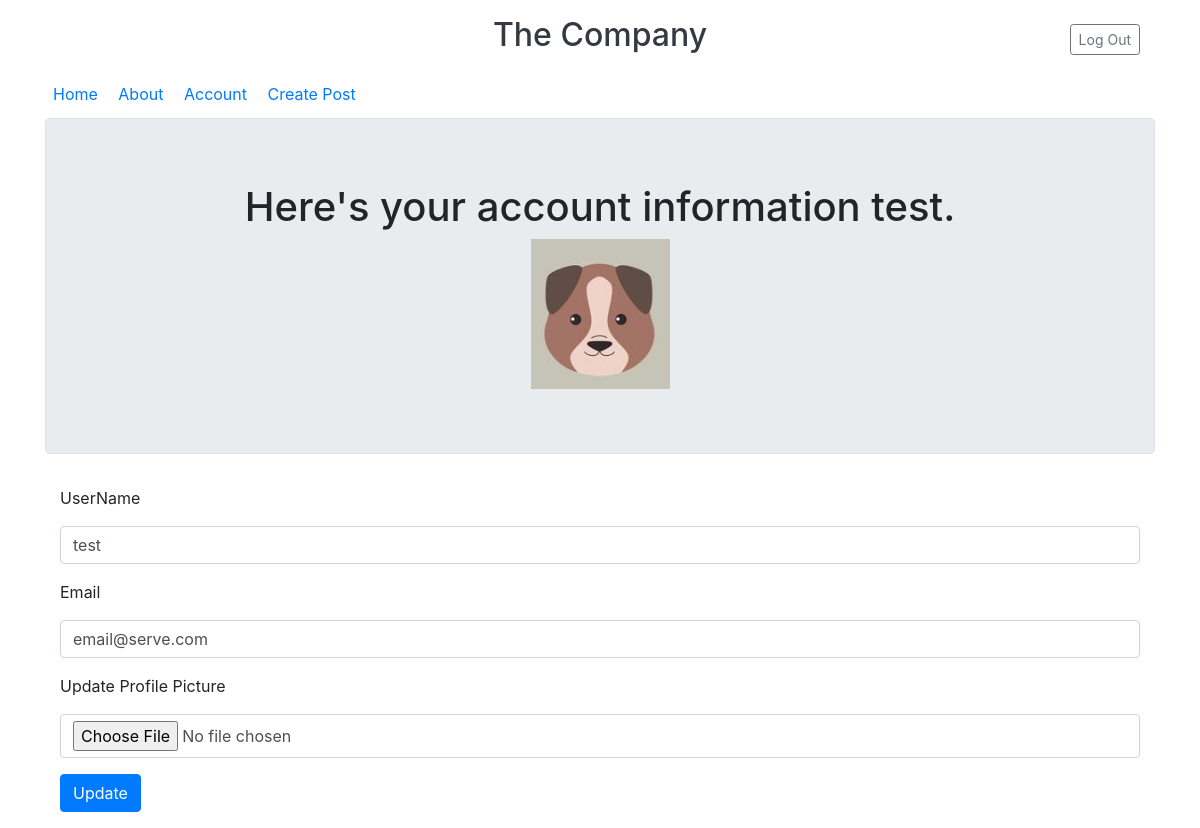
/account (signed in), run on the app's committed database.
### company_blog/models.py (models this page shows, shortened)
class User(db.Model, UserMixin):
    __tablename__ = 'users'
    id = db.Column(db.Integer, primary_key=True)
    profile_image = db.Column(db.String(128), nullable=False, default='default_profile.png')
    email = db.Column(db.String(64), unique=True, index=True)
    username = db.Column(db.String(64), unique=True, index=True)
    password_hash = db.Column(db.String(128))
    posts = db.relationship('BlogPost', backref='author', lazy=True)

### company_blog/users/views.py (the view)
@users.route('/account', methods=['GET', 'POST'])
@login_required
def account():
    form = UpdateUserForm()
    if form.validate_on_submit():
        if form.picture.data:
            username = current_user.username
            pic = add_profile_pic(form.picture.data, username)
            current_user.profile_image = pic
        current_user.username = form.username.data
        current_user.email = form.email.data
        db.session.commit()
        flash('User Account Updated!')
        return redirect(url_for('users.account'))
    elif request.method == "GET":
        form.username.data = current_user.username
        form.email.data = current_user.email
    profile_image = url_for('static', filename='profile_pics/' + current_user.profile_image)
    return render_template('account.html', profile_image = profile_image, form = form)

### company_blog/users/forms.py (shortened to what this page needs)
class UpdateUserForm(FlaskForm):
    email = StringField('Email', validators=[DataRequired(), Email()])
    username = StringField('UserName', validators=[DataRequired()])
    picture = FileField('Update Profile Picture', validators=[FileAllowed(['jpg', 'png'])])
    submit = SubmitField('Update')

### company_blog/models.py (called while the page is built)
@login_manager.user_loader
def load_user(user_id):
    return User.query.get(user_id)

### company_blog/templates/account.html (shortened to what this page needs)
{% extends "base.html" %}
{% block content %}
<div class="border jumbotron">
  <div align='center'>
    <h1>Here's your account information {{current_user.username}}.</h1>
    <img align='center' src="{{url_for('static', filename='profile_pics/' + current_user.profile_image)}}">
  </div>
</div>
<div class="container">
  <form method="POST" action-"" enctype="multipart/form-data">
    <div class="form-group">
      {{form.username.label(class='form-group')}}{{form.username(class='form-control')}}
    </div>
    <div class="form-group">
      {{form.email.label(class='form-group')}}{{form.email(class='form-control')}}
    </div>
    <div class="form-group">
      {{form.picture.label(class='form-group')}}{{form.picture(class='form-control')}}
    </div>
    <div class="form-group">
      {{form.submit(class='btn btn-primary')}}
    </div>
  </form>
</div>
{% endblock content %}

### data on the page
User: username "test", profile_image (placeholder picture), email "email@serve.com"
